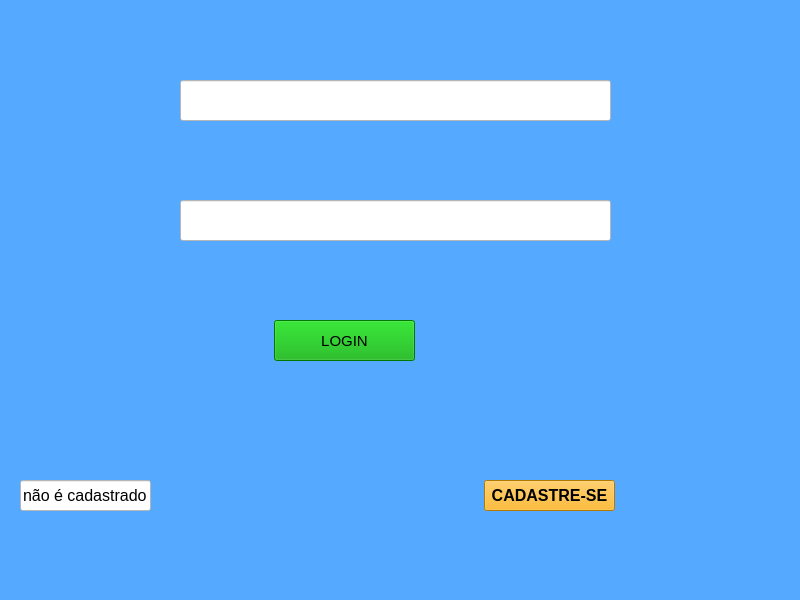
<?xml version="1.0" encoding="UTF-8"?>
<ui version="4.0">
 <class>MainWindow</class>
 <widget class="QMainWindow" name="MainWindow">
  <property name="geometry">
   <rect>
    <x>0</x>
    <y>0</y>
    <width>800</width>
    <height>600</height>
   </rect>
  </property>
  <property name="font">
   <font>
    <pointsize>12</pointsize>
    <weight>75</weight>
    <bold>true</bold>
   </font>
  </property>
  <property name="windowTitle">
   <string>MainWindow</string>
  </property>
  <property name="styleSheet">
   <string notr="true">background-color: rgb(85, 170, 255);</string>
  </property>
  <widget class="QWidget" name="centralwidget">
   <widget class="QPushButton" name="pushButton">
    <property name="geometry">
     <rect>
      <x>484</x>
      <y>480</y>
      <width>131</width>
      <height>31</height>
     </rect>
    </property>
    <property name="font">
     <font>
      <pointsize>12</pointsize>
      <weight>75</weight>
      <bold>true</bold>
     </font>
    </property>
    <property name="styleSheet">
     <string notr="true">background-color: rgb(255, 170, 0);</string>
    </property>
    <property name="text">
     <string>CADASTRE-SE</string>
    </property>
   </widget>
   <widget class="QLineEdit" name="lineEdit">
    <property name="geometry">
     <rect>
      <x>20</x>
      <y>480</y>
      <width>131</width>
      <height>31</height>
     </rect>
    </property>
    <property name="font">
     <font>
      <pointsize>12</pointsize>
     </font>
    </property>
    <property name="styleSheet">
     <string notr="true">background-color: rgb(255, 255, 255);</string>
    </property>
    <property name="text">
     <string>não é cadastrado</string>
    </property>
   </widget>
   <widget class="QLineEdit" name="lineEdit_2">
    <property name="geometry">
     <rect>
      <x>180</x>
      <y>80</y>
      <width>431</width>
      <height>41</height>
     </rect>
    </property>
    <property name="styleSheet">
     <string notr="true">boder-radus : 15px;
background-color: rgb(255, 255, 255);
boder-style: ouset;
boder-width: 2px</string>
    </property>
   </widget>
   <widget class="QLineEdit" name="lineEdit_3">
    <property name="geometry">
     <rect>
      <x>180</x>
      <y>200</y>
      <width>431</width>
      <height>41</height>
     </rect>
    </property>
    <property name="styleSheet">
     <string notr="true">background-color: rgb(255, 255, 255);</string>
    </property>
   </widget>
   <widget class="QPushButton" name="pushButton_2">
    <property name="geometry">
     <rect>
      <x>274</x>
      <y>320</y>
      <width>141</width>
      <height>41</height>
     </rect>
    </property>
    <property name="font">
     <font>
      <pointsize>11</pointsize>
      <weight>50</weight>
      <bold>false</bold>
     </font>
    </property>
    <property name="styleSheet">
     <string notr="true">background-color: rgb(0, 170, 0);</string>
    </property>
    <property name="text">
     <string>LOGIN</string>
    </property>
   </widget>
  </widget>
 </widget>
 <resources/>
 <connections/>
</ui>
